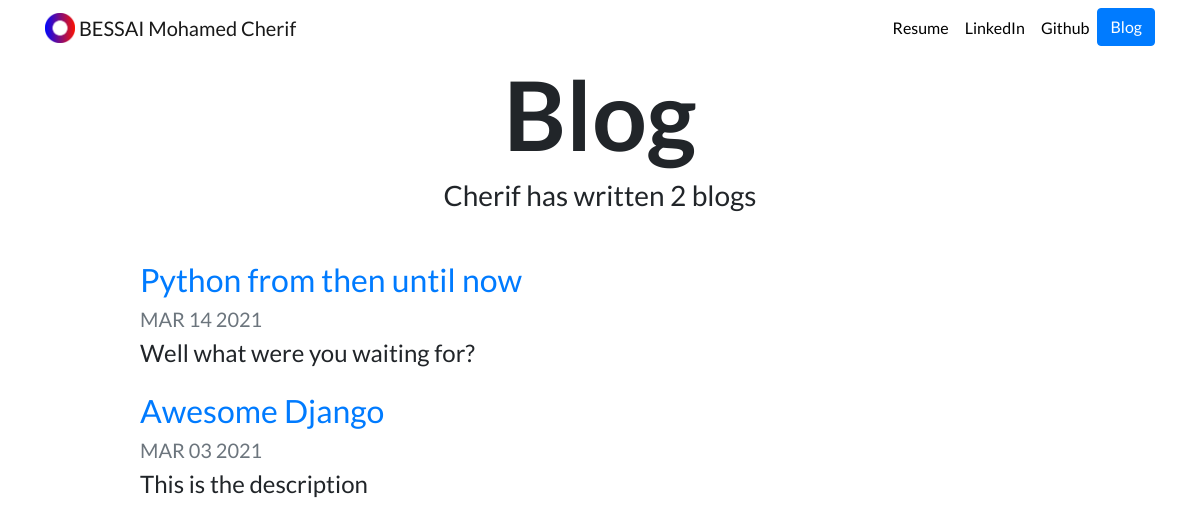
/blog/, run on an earlier commit of the app's database.
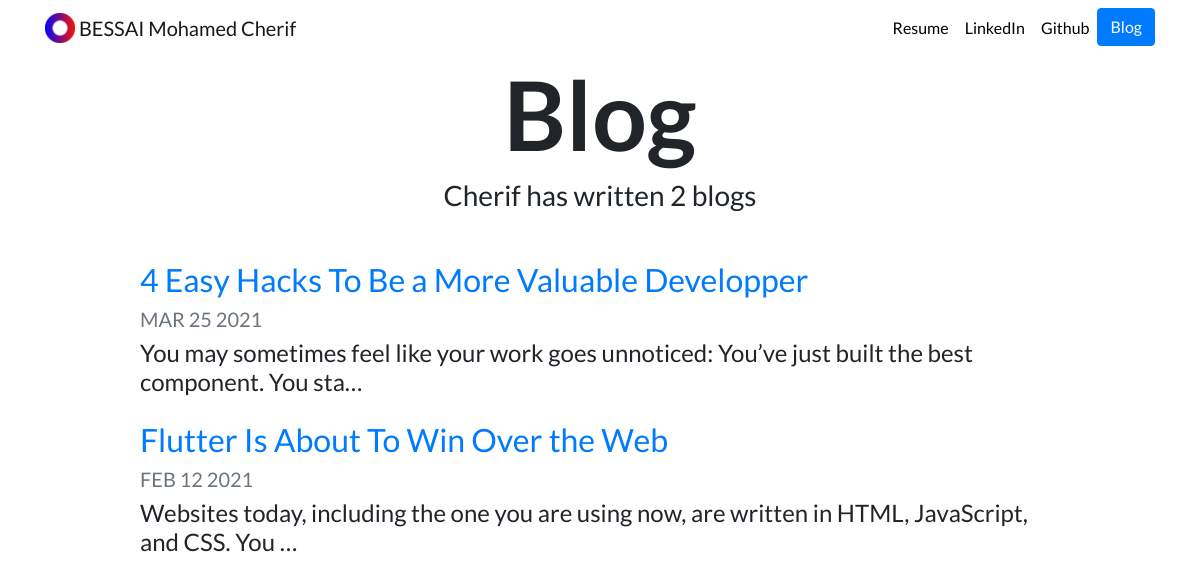
And on a later commit of the database.
### blog/models.py (models this page shows, shortened)
class Blog(models.Model):
    title = models.CharField(max_length=100)
    date = models.DateField()
    description = models.TextField(max_length=10000)

### blog/views.py (the view)
# urls.py: path('', views.all_blogs, name="all_blogs"),
def all_blogs(request):
    blogs = Blog.objects.order_by("-date")
    return render(request, "blog/all_blogs.html",{"blogs":blogs})

### blog/templates/blog/all_blogs.html
{% extends "portfolio/base.html" %}
{% load static %}
{% block content %}
<h1 id="blogtitle" class="font-weight-bold text-center">Blog</h1>
<h3 class="text-center mb-5">Cherif has written {{ blogs.count }} blog{{ blogs.count|pluralize }}</h3>
{% for blog in blogs %}
<div class="row justify-content-center my-3">
  <div class="col-md-10">
    <a href="{% url 'blog:detail' blog.id %}">
      <h2>{{ blog.title }}</h2>
    </a>
    <h5 class="text-muted">{{ blog.date|date:'M d Y'|upper }}</h5>
    <h4>{{ blog.description|striptags|truncatechars:100 }}</h4>
  </div>
</div>
{% endfor %}
{% endblock %}

What changed in the data, as far as the page shows it:
removed Blog: title "Python from then until now", date "MAR 14 2021", description "Well what were you waiting for?"
removed Blog: title "Awesome Django", date "MAR 03 2021", description "This is the description"
added Blog: title "4 Easy Hacks To Be a More Valuable Developper", date "MAR 25 2021", description "You may sometimes feel like your work goes unnoticed: You’ve just built the best component. You sta…"
added Blog: title "Flutter Is About To Win Over the Web", date "FEB 12 2021", description "Websites today, including the one you are using now, are written in HTML, JavaScript, and CSS. You …"
